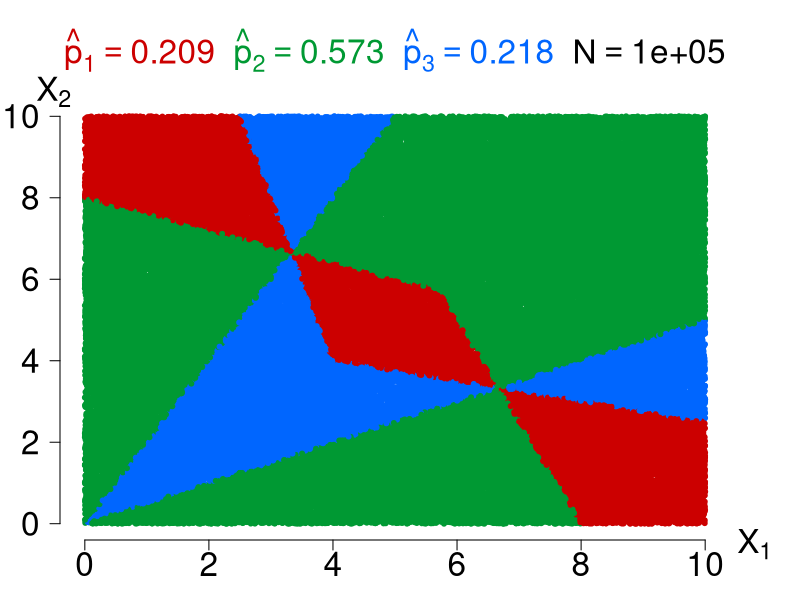

The R source for this figure:
#!/usr/bin/Rscript
# pep.R
# Point Estimator Probability (PEP)
# Use MC to solve for probabilities

fsf <- 2 # font size factor
dim <- 8 # dimension in inches of graphics region
darkred <- rgb(204/255, 0, 0)
darkgreen <- rgb(0, 153/255, 51/255)
darkblue <- rgb(0, 102/255, 255/255)
marker <- 20

N <- 10 ** 5
theta <- 10

x1 <- runif(N, 0, theta)
x2 <- runif(N, 0, theta)

# Must use apply() to compute entry-by-entry
# mean(x1, x2), min(x1, x2), and max(x1, x2)
xmat <- matrix(c(x1, x2), ncol = 2)
xbar <- apply(xmat, 1, mean)
xmax <- apply(xmat, 1, max)
xmin <- apply(xmat, 1, min)

est1 <- 2 * xbar
est2 <- 3 * xmax / 2
est3 <- 3 * xmin

diff1 = abs(est1 - theta)
diff2 = abs(est2 - theta)
diff3 = abs(est3 - theta)

diffmat <- matrix(c(diff1, diff2, diff3), ncol = 3)
closest <- apply(diffmat, 1, which.min)

p1hat <- sum(closest == 1) / length(closest)
p2hat <- sum(closest == 2) / length(closest)
p3hat <- sum(closest == 3) / length(closest)

result <- sprintf("%0.3f,%0.3f,%0.3f,%1.e", p1hat, p2hat, p3hat, N)
print(result)

palette <- c(darkred, darkgreen, darkblue)
colors <- palette[closest]

postscript("estimatorAreaPlot.eps", width = dim, height = dim, horizontal = FALSE)
#title <- substitute(hat(p)[1] == xxxp1hatxxx ~~~
#                   hat(p)[2] == xxxp2hatxxx ~~~
#                   hat(p)[3] == xxxp3hatxxx ~~~
#                   N == xxxNxxx,
#                   list(xxxp1hatxxx = sprintf("%0.3f", p1hat),
#                        xxxp2hatxxx = sprintf("%0.3f", p2hat),
#                        xxxp3hatxxx = sprintf("%0.3f", p3hat),
#                        xxxNxxx = N))

# set margin mai = c(bottom, left, top, right)
par(mai = c(0.6, 0.6, 1, 0.7))
plot(x1, x2, 
     xlab = "",
     ylab = "",
     pch = marker, 
     col = colors, 
     xlim = c(0,theta), 
     ylim = c(0,theta),
     axes = FALSE,
#     main = title,
     cex.main = fsf)

axis(side = 1, labels = TRUE, at = seq(0, theta, 2),
     font = 1, cex.axis = fsf)
axis(side = 2, labels = TRUE, at = seq(0, theta, 2), 
     font = 1, cex.axis = fsf, las =1)
text(theta + 0.8, -0.5, expression(X[1]), font = 1, xpd = TRUE, cex = fsf)
text(-0.5, theta + 0.6, expression(X[2]), font = 1, xpd = TRUE, cex = fsf)


# Make the title with estimators 
# colored the same as the plotted points
# to which they correspond using phantom,
# thank you plotmath!
p1title <- substitute(
                    hat(p)[1] == xxxp1hatxxx ~~            # p1 is only non-phantom
                    phantom(hat(p)[2] == xxxp2hatxxx) ~~
                    phantom(hat(p)[3] == xxxp3hatxxx) ~~
                    phantom(N == xxxNxxx),
                    list(xxxp1hatxxx = sprintf("%0.3f", p1hat),
                         xxxp2hatxxx = sprintf("%0.3f", p2hat),
                         xxxp3hatxxx = sprintf("%0.3f", p3hat),
                         xxxNxxx = sprintf("%1.e", N)))
p2title <- substitute(
                    phantom(hat(p)[1] == xxxp1hatxxx) ~~
                    hat(p)[2] == xxxp2hatxxx ~~            # p2 is only non-phantom
                    phantom(hat(p)[3] == xxxp3hatxxx) ~~
                    phantom(N == xxxNxxx),
                    list(xxxp1hatxxx = sprintf("%0.3f", p1hat),
                         xxxp2hatxxx = sprintf("%0.3f", p2hat),
                         xxxp3hatxxx = sprintf("%0.3f", p3hat),
                         xxxNxxx = sprintf("%1.e", N)))
p3title <- substitute(
                    phantom(hat(p)[1] == xxxp1hatxxx) ~~
                    phantom(hat(p)[2] == xxxp2hatxxx) ~~
                    hat(p)[3] == xxxp3hatxxx ~~            # p3 is only non-phantom
                    phantom(N == xxxNxxx),
                    list(xxxp1hatxxx = sprintf("%0.3f", p1hat),
                         xxxp2hatxxx = sprintf("%0.3f", p2hat),
                         xxxp3hatxxx = sprintf("%0.3f", p3hat),
                         xxxNxxx = sprintf("%1.e", N)))

Ntitle <- substitute(
                    phantom(hat(p)[1] == xxxp1hatxxx) ~~
                    phantom(hat(p)[2] == xxxp2hatxxx) ~~
                    phantom(hat(p)[3] == xxxp3hatxxx) ~~
                    N == xxxNxxx,                           # N is only non-phantom
                    list(xxxp1hatxxx = sprintf("%0.3f", p1hat),
                         xxxp2hatxxx = sprintf("%0.3f", p2hat),
                         xxxp3hatxxx = sprintf("%0.3f", p3hat),
                         xxxNxxx = sprintf("%1.e", N)))

title(p1title, col.main = darkred, cex.main = fsf)
title(p2title, col.main = darkgreen, cex.main = fsf)
title(p3title, col.main = darkblue, cex.main = fsf)
title(Ntitle, col.main = "black", cex.main = fsf)
